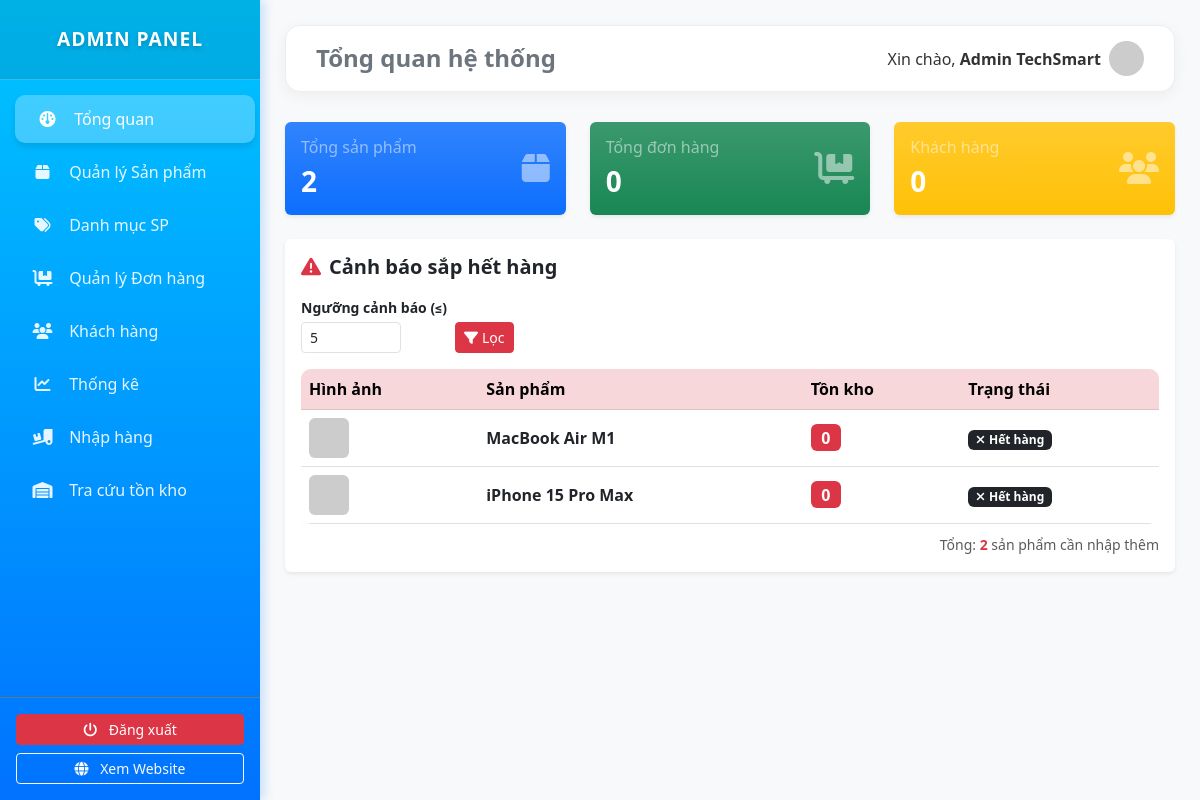
The page /admin (signed in) on the database as committed earlier.
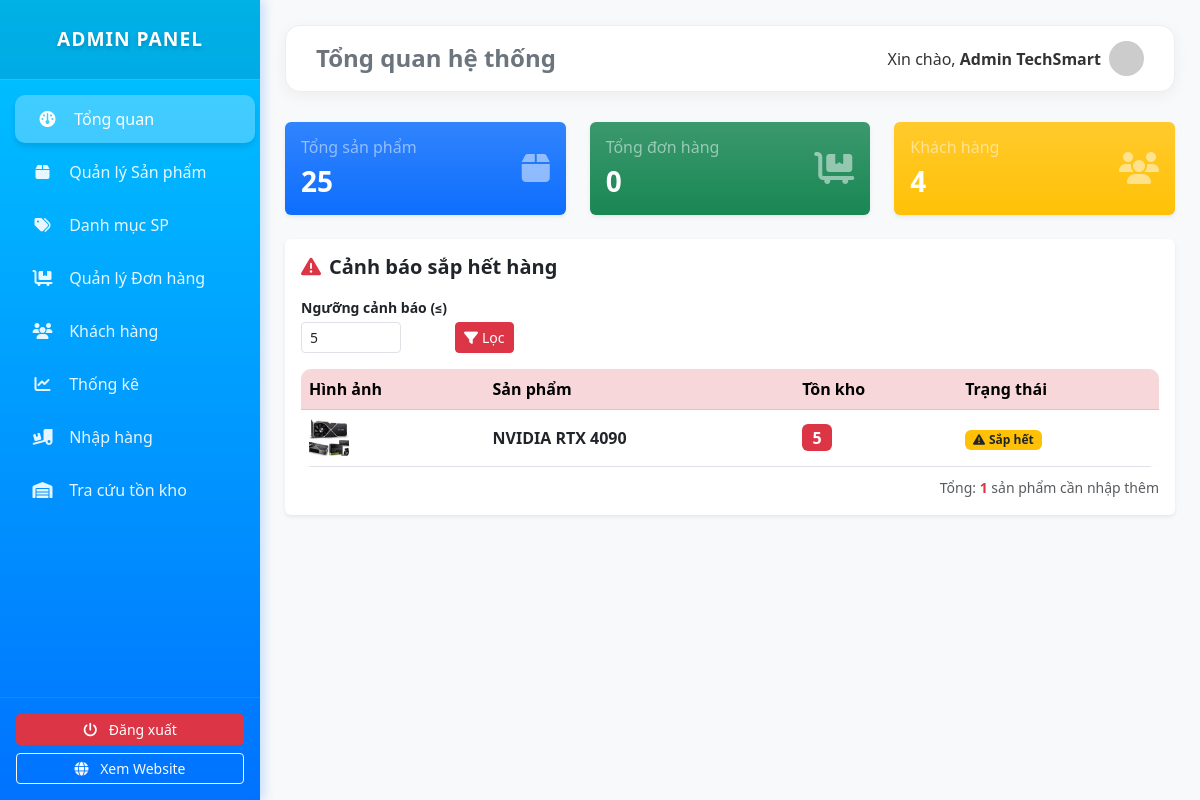
The same page on the database as committed later.
### tables this page shows
CREATE TABLE `products` (
  `id` int(11) NOT NULL AUTO_INCREMENT,
  `category_id` int(11) DEFAULT NULL,
  `name` varchar(255) DEFAULT NULL,
  `description` text DEFAULT NULL,
  `price` decimal(10,2) DEFAULT NULL,
  `discount` int(11) DEFAULT 0,
  `image` varchar(255) DEFAULT NULL,
  `stock` int(11) DEFAULT 0,
  `sold_count` int(11) DEFAULT 0,
  `created_at` timestamp NOT NULL DEFAULT current_timestamp(),
  `cost_price` decimal(12,2) DEFAULT 0.00,
  `profit_margin` decimal(5,2) DEFAULT 10.00,
  `status` enum('visible','hidden') DEFAULT 'visible',
  `is_hidden` tinyint(1) DEFAULT 0,
  PRIMARY KEY (`id`),
  KEY `category_id` (`category_id`),
  CONSTRAINT `products_ibfk_1` FOREIGN KEY (`category_id`) REFERENCES `categories` (`id`) ON DELETE SET NULL
);

### app/controllers/AdminController.php (called while the page is built, shortened)
<?php
class AdminController extends Controller
{
    public function index()
    {
        $this->view('admin/dashboard', [
            'view' => 'admin/dashboard_content',
            'active' => 'dashboard'
        ]);
    }
}
?>

### app/core/App.php (called while the page is built, shortened)
<?php
class App {
    protected $method = 'index';
    public function __construct() {
        $url = $this->parseUrl();
        if(file_exists('../app/controllers/' . ucfirst($url[0] ?? '') . 'Controller.php')) {
            unset($url[0]);
        }
        $this->controller = new $this->controller;
        $this->params = $url ? array_values($url) : [];
        call_user_func_array([$this->controller, $this->method], $this->params);
    }
    public function parseUrl() {
        if(isset($_GET['url'])) {
            return explode('/', filter_var(rtrim($_GET['url'], '/'), FILTER_SANITIZE_URL));
        }
        return [];
    }
}
?>

### public/index.php (called while the page is built, shortened)
<?php
require_once ROOT . '/app/core/App.php';
$app = new App();
?>

### app/views/admin/dashboard_content.php (the view, shortened to what the changed rows need)
<div class="row g-4 mb-4">
    <div class="col-md-4">
        <div class="card border-0 shadow-sm bg-primary bg-gradient text-white">
            <div class="card-body">
                <div class="d-flex justify-content-between align-items-center">
                    <div>
                        <h6 class="text-white-50">Tổng sản phẩm</h6>
                        <h3 class="fw-bold mb-0">
                            <?php
                            try {
                                $db = new PDO("mysql:host=" . DB_HOST . ";dbname=" . DB_NAME, DB_USER, DB_PASS);
                                $stmt = $db->query("SELECT COUNT(*) as total FROM products");
                                echo $stmt->fetch(PDO::FETCH_ASSOC)['total'];
                            } catch(Exception $e) { echo '0'; }
                            ?>
                        </h3>
                    </div>
                    <i class="fa-solid fa-box fa-2x opacity-50"></i>
                </div>
            </div>
        </div>
    </div>
    <div class="col-md-4">
        <div class="card border-0 shadow-sm bg-success bg-gradient text-white">
            <div class="card-body">
                <div class="d-flex justify-content-between align-items-center">
                    <div>
                        <h6 class="text-white-50">Tổng đơn hàng</h6>
                        <h3 class="fw-bold mb-0">
                            <?php
                            try {
                                $stmt = $db->query("SELECT COUNT(*) as total FROM orders");
                                echo $stmt->fetch(PDO::FETCH_ASSOC)['total'];
                            } catch(Exception $e) { echo '0'; }
                            ?>
                        </h3>
                    </div>
                    <i class="fa-solid fa-cart-flatbed fa-2x opacity-50"></i>
                </div>
            </div>
        </div>
    </div>
    <div class="col-md-4">
        <div class="card border-0 shadow-sm bg-warning bg-gradient text-white">
            <div class="card-body">
                <div class="d-flex justify-content-between align-items-center">
                    <div>
                        <h6 class="text-white-50">Khách hàng</h6>
                        <h3 class="fw-bold mb-0">
                            <?php
                            try {
                                $stmt = $db->query("SELECT COUNT(*) as total FROM users WHERE role = 'customer'");
                                echo $stmt->fetch(PDO::FETCH_ASSOC)['total'];
                            } catch(Exception $e) { echo '0'; }
                            ?>
                        </h3>
                    </div>
                    <i class="fa-solid fa-users fa-2x opacity-50"></i>
                </div>
            </div>
        </div>
    </div>
</div>
<div class="card border-0 shadow-sm">
    <div class="card-body">
        <h5 class="fw-bold mb-3"><i class="fa-solid fa-triangle-exclamation text-danger me-2"></i>Cảnh báo sắp hết hàng</h5>
        <form method="GET" action="<?= BASE_URL ?>admin" class="row g-2 mb-3 align-items-end">
            <div class="col-auto">
                <label class="form-label small fw-bold mb-1">Ngưỡng cảnh báo (≤)</label>
                <input type="number" name="threshold" class="form-control form-control-sm" style="width:100px"
                       value="<?= intval($_GET['threshold'] ?? 5) ?>" min="1">
            </div>
            <div class="col-auto">
                <button type="submit" class="btn btn-danger btn-sm"><i class="fa-solid fa-filter me-1"></i>Lọc</button>
            </div>
        </form>
        <?php
        $threshold = intval($_GET['threshold'] ?? 5);
        try {
            $lowStock = $db->prepare("SELECT id, name, stock, image FROM products WHERE stock <= ? AND is_hidden = 0 ORDER BY stock ASC");
            $lowStock->execute([$threshold]);
            $lowProducts = $lowStock->fetchAll(PDO::FETCH_ASSOC);
        } catch(Exception $e) { $lowProducts = []; }
        ?>
        <?php if (!empty($lowProducts)): ?>
            <div class="table-responsive">
                <table class="table table-hover align-middle mb-0">
                    <thead class="table-danger">
                        <tr>
                            <th>Hình ảnh</th>
                            <th>Sản phẩm</th>
                            <th>Tồn kho</th>
                            <th>Trạng thái</th>
                        </tr>
                    </thead>
                    <tbody>
                        <?php foreach ($lowProducts as $lp): ?>
                        <tr>
                            <td>
                                <img src="<?= BASE_URL ?>images/<?= $lp['image'] ?>" class="rounded" style="width:40px;height:40px;object-fit:cover"
                                     onerror="this.src='https://via.placeholder.com/40?text=No'">
                            </td>
                            <td class="fw-bold"><?= htmlspecialchars($lp['name']) ?></td>
                            <td>
                                <span class="badge bg-danger fs-6"><?= $lp['stock'] ?></span>
                            </td>
                            <td>
                                <?php if ($lp['stock'] == 0): ?>
                                    <span class="badge bg-dark"><i class="fa-solid fa-xmark me-1"></i>Hết hàng</span>
                                <?php else: ?>
                                    <span class="badge bg-warning text-dark"><i class="fa-solid fa-triangle-exclamation me-1"></i>Sắp hết</span>
                                <?php endif; ?>
                            </td>
                        </tr>
                        <?php endforeach; ?>
                    </tbody>
                </table>
            </div>
            <div class="mt-2 text-end">
                <small class="text-muted">Tổng: <strong class="text-danger"><?= count($lowProducts) ?></strong> sản phẩm cần nhập thêm</small>
            </div>
        <?php endif; ?>
    </div>
</div>

Rows that differ between the two databases and show on the page:
no longer on this page (row edited): products: name "MacBook Air M1", stock "0", shows "Hết hàng"
no longer on this page (row edited): products: name "iPhone 15 Pro Max", stock "0", shows "Hết hàng"
added products: image (picture), name "NVIDIA RTX 4090", stock "5", shows "Sắp hết"
Other text that changed with them:
$stmt->fetch(PDO::FETCH_ASSOC)['total']: "2" → "25"
$stmt->fetch(PDO::FETCH_ASSOC)['total']: "0" → "4"
count($lowProducts): "2" → "1"
